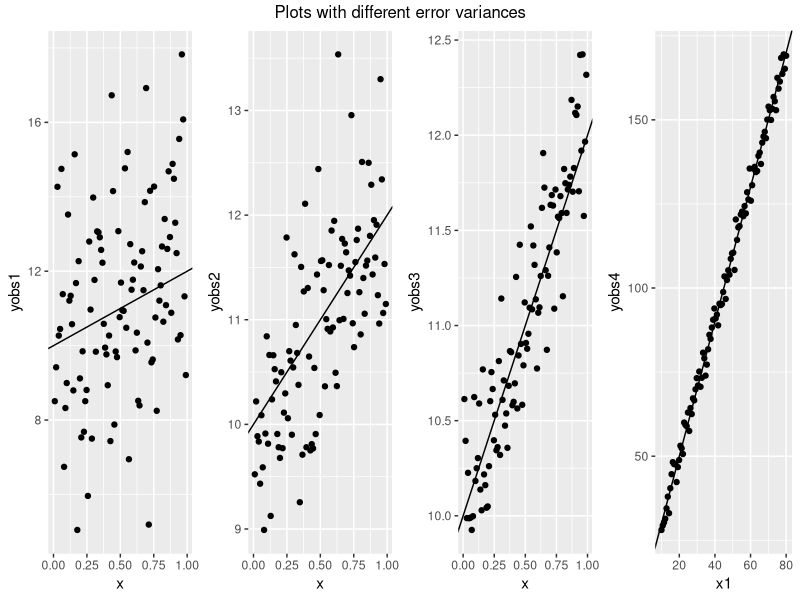

Source code (R):
#Exercise 2
library(ggplot2)
library(grid)
library(gridExtra)
# Set the state for random number generation in R
set.seed(123)

# Pick the number of observations
n <- 100


# Pick the values for the intercept and the slope
beta0 <- 10
beta1 <- 2

# Assume the error has a normal distribution
# Pick the mean and standard deviation
mu <- 0
sigma1 <- 2.7


# Pick the errors
err1 <- rnorm(n, mean = mu, sd = sigma1)

# Pick the observed inputs
x <- 1:n/(n+1)

# Generate the observed outputs
yobs1 <- beta0 + beta1*x + err1

# Repeat with a different error standard deviation
sigma2 <- 0.7
err2 <- rnorm(n, mean = mu, sd = sigma2)
yobs2 <- beta0 + beta1*x + err2


# 3rd Graph
sigma3 <- 0.27
err3 <- rnorm(n, mean = mu, sd = sigma3)
yobs3 <- beta0 + beta1*x + err3
my_data <- data.frame(x, yobs1, yobs2, yobs3)

#Plotting Graphs
p1 <- qplot(x, yobs1) + 
  geom_abline(intercept = beta0, slope = beta1)
p2 <- qplot(x, yobs2) + 
  geom_abline(intercept = beta0, slope = beta1)
p3 <- qplot(x, yobs3) + 
  geom_abline(intercept = beta0, slope = beta1)

# 4th Graph
x1 <- seq(10,80,70/(n-1))
sigma4 <- 2.7
err4 <- rnorm(n, mean = mu, sd = sigma4)
yobs4 <- beta0 + beta1*x1 + err4
my_data <- data.frame(x1, yobs1, yobs2, yobs3, yobs4)
library(grid)
library(gridExtra)
p4 <- qplot(x1, yobs4) + 
  geom_abline(intercept = beta0, slope = beta1)

grid.arrange(p1, p2, p3, p4,
             ncol = 4, 
             top = "Plots with different error variances")



# OBSERVATIONS
# First Graph
# 1. In the first graph we have taken standard deviation of 2.7, which is approximately between 95%-99.7% area of the bell curve.
# 2. So when the Error is calculated by random normalizing the number of observations, mean and standard deviation. We get alot of scattered errors.
# 3. Based on the standard linear model equation when the observations are generated we find alot of scattered values.
# 4. So when the graph is plotted we can see that alot of observations are scattered above and below the expected line.   

#Second Graph
# 5. Same way when we plot the second graph by changing the standard deviation to 0.7 which inturn reduced the Error.
# 6. Thats why we see a difference of expected value line and also the observations are less scattered compared to the first graph.

# Third Graph
# 7. In a similar way we plot the third graph by changing the standard deviation to 0.27, thus it reduces the error even more.
# 8. That is why the points are less scattered and are close to the expected value line.

# Fourth Graph
# 9. In fourth graph the x coordinate is modified by assigning 100 random variables between 10-80
# 10.Increasing the x variable results in y coordinate scale being increased when compared to previous three graphs
# 11. Interesting observation in this graph is even though the standard deviation is 2.7 which is higher error margin, all the points are lying on the expected value line
# 12. This is because all the values are lying between 95-99% and thus points are on the line